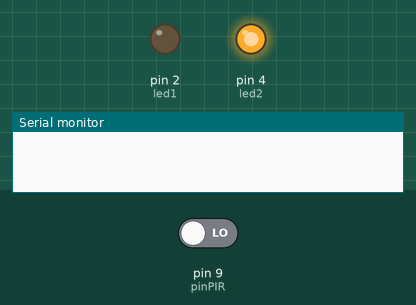
The sketch below on a simulated Arduino Uno, built with avr-gcc and run on an emulated ATmega328P. On the bench: output pins drawn as LEDs (lit = HIGH), the last lines printed to the serial monitor. Inputs (shaded band) come from the test bench; at power-on: pin 9 (pinPIR) LOW.

Above: at 1.2 s.
1.3 s: pin 9 (pinPIR) driven HIGH
At 1.6 s:
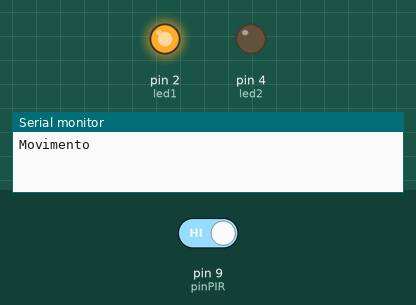
2.8 s: pin 9 (pinPIR) driven LOW
At 4.3 s:
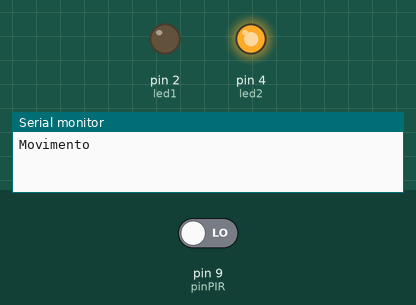
Timing chart, 0 to 5.8 s (numbered marks = the images above; inputs shaded):
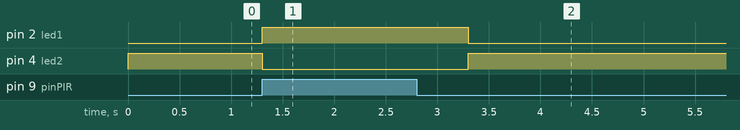

Measured:
- after the input at 1.3 s, pin 2 (led1): LOW → HIGH at once; pin 4 (led2): HIGH → LOW at once
- after the input at 2.8 s, pin 2 (led1): HIGH → LOW after 0.50 s; pin 4 (led2): LOW → HIGH after 0.50 s

The sketch:

Sensor_de_Movimento_e_Python_OS.ino
```cpp
// (Vendo de cima, do lado dos pinos)
// Pino Esquerdo: GND
// Pino do Meio: Porta ~9
// Pino Direito: 5v

int pinPIR = 9;
int led1 = 2; // Porta dos leds azuis
int led2 = 4; // Porta dos leds vermelhos
bool permitido = false;

void setup(){
  pinMode(pinPIR, INPUT);
  pinMode(led1, OUTPUT);
  pinMode(led2, OUTPUT);
  Serial.begin(9600);
}

void loop(){

    permitido = (digitalRead(pinPIR)==HIGH);

    if(permitido){
        Serial.println("Movimento");
        digitalWrite(led1, HIGH);
        digitalWrite(led2, LOW);
        delay(2000);
    }else{
        digitalWrite(led1, LOW);
        digitalWrite(led2, HIGH);
    }

}
```
